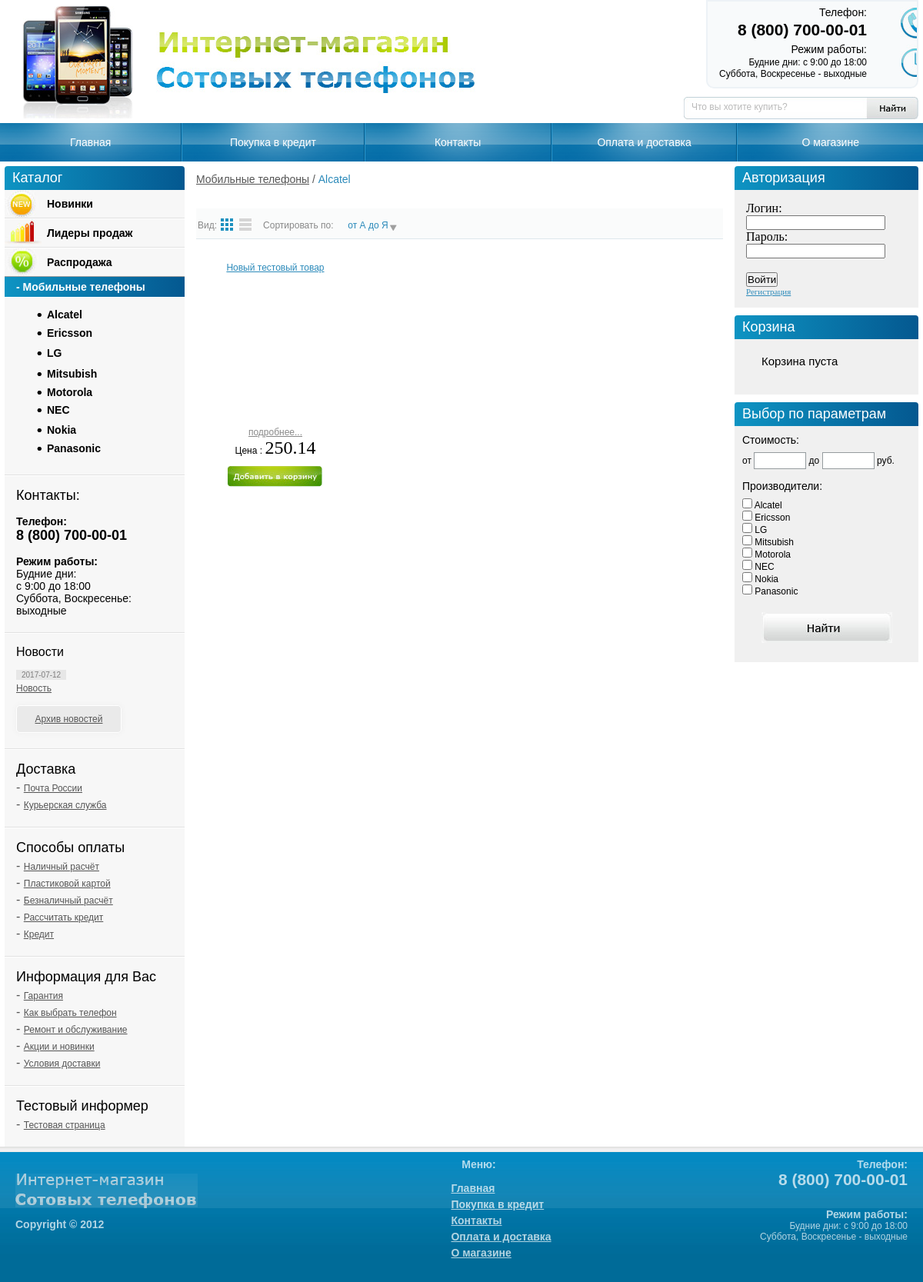
Page /?view=cat&category=1 on the committed database.
### tables this page shows
CREATE TABLE IF NOT EXISTS `pages` (
  `pages_id` tinyint(3) unsigned NOT NULL AUTO_INCREMENT,
  `title` varchar(255) NOT NULL,
  `keywords` varchar(255) NOT NULL,
  `description` varchar(255) NOT NULL,
  `position` tinyint(3) unsigned NOT NULL DEFAULT '0',
  `text` text NOT NULL,
  PRIMARY KEY (`pages_id`)
);

CREATE TABLE IF NOT EXISTS `news` (
  `news_id` int(10) unsigned NOT NULL AUTO_INCREMENT,
  `title` varchar(255) NOT NULL,
  `keywords` varchar(255) NOT NULL,
  `description` varchar(255) NOT NULL,
  `anons` text NOT NULL,
  `text` text NOT NULL,
  `date` date NOT NULL,
  PRIMARY KEY (`news_id`)
);

### controller/controller.php (called while the page is built, shortened)
<?php
$cat = catalog();
$informers = informer();
$pages = pages();
$news = get_title_news();
require_once TEMPLATE.'index.php';

### index.php (called while the page is built, shortened)
<?php
require_once CONTROLLER;

### model/model.php (called while the page is built, shortened)
<?php
 function catalog(){
    $query = "SELECT * FROM brands ORDER BY parent_id, brand_name";
    $res = mysql_query($query) or die(mysql_query());
    $cat = array();
    while($row = mysql_fetch_assoc($res)){
        if(!$row['parent_id']){
            $cat[$row['brand_id']][] = $row['brand_name'];
        }else{
            $cat[$row['parent_id']]['sub'][$row['brand_id']] = $row['brand_name'];
        }
    }
    return $cat;
 }
function pages(){
    $query = "SELECT pages_id, title FROM pages ORDER BY position";
    $res = mysql_query($query) or die (mysql_error());
    $pages = array();
    while($row = mysql_fetch_assoc($res)){
        $pages[] = $row;
    }
    return $pages;
}
function get_title_news(){
    $query = "SELECT news_id, title, date FROM news ORDER BY date DESC LIMIT 2";
    $res = mysql_query($query) or die(mysql_error());
    $news = array();
    while($row = mysql_fetch_assoc($res)){
        $news[] = $row;
    }
    return $news;
}
function informer(){
    $query = "SELECT * FROM links
                INNER JOIN informers ON
                links.parent_informer = informers.informer_id
                ORDER BY informer_position, links_position";
    $res = mysql_query($query) or die (mysql_query());
    $informers = array();
    $name = '';
    while($row = mysql_fetch_assoc($res)){
        if($row['informer_name'] != $name){
            $informers[$row['informer_id']][] = $row['informer_name'];
            $name = $row['informer_name'];
        }
        $informers[$row['parent_informer']]['sub'][$row['link_id']] = $row['link_name'];
    }
    return $informers;
}

### views/ishop/inc/leftbar.php (the view, shortened to what this page needs)
 <div id="left-bar">
     <div class="left-bar-cont">
<h2><span>Каталог</span></h2>
<h3 class="nav-new"><a href="?view=new">Новинки</a></h3>
<h3 class="nav-lider"><a href="?view=hits">Лидеры продаж</a></h3>
<h3 class="nav-sale"><a href="?view=sale">Распродажа</a></h3>
         <h4><span>- Мобильные телефоны</span></h4>
<ul class="nav-catalog" id="accordion">
             <?php foreach($cat as $key => $item): ?>
                 <?php if(count($item) > 1): ?>
                 <h3><li><a href="#"><?=$item[0]?></a></li></h3>
                 <?php elseif($item[0]):  ?>
                     <li><a href="?view=cat&category=<?=$key?>"><?=$item[0]?></a></li>
                 <?php endif; ?>
             <?php endforeach; ?>
</ul>
         <div class="bar-contact">
	<h3>Контакты:</h3>
	<p><strong>Телефон:</strong><br />
	<span>8 (800) 700-00-01</span></p>
	<p><strong>Режим работы:</strong><br />
	Будние дни: <br />
	с 9:00 до 18:00<br />
	Суббота, Воскресенье:<br />
	выходные</p>
</div>
         <div class="news">
	<h3>Новости</h3>
             <?php if($news): ?>
                 <?php foreach($news as $item): ?>
                     <p>
		       <span><?=$item['date']?></span>
		           <a href="?view=news&amp;news_id=<?=$item['news_id']?>"><?=$item['title']?></a>
	        </p>
                 <?php endforeach ?>
                 <a href="?view=archive" class="news-arh">Архив новостей</a>
             <?php else: ?>
             <p>Новостей пока нет</p>
             <?php endif;?>
</div>
         <?php foreach($informers as $informer): ?>
         <div class="info">
             <h3><?=$informer[0]?></h3>
             <?php foreach($informer['sub'] as $key => $sub): ?>
                 <p>- <a href="?view=informer&informer_id=<?=$key?>"><?=$sub?></a></p>
             <?php endforeach ?>
         </div>
         <?php endforeach; ?>
     </div>
 </div>

### views/ishop/inc/header.php (shortened to what this page needs)
<!DOCTYPE html PUBLIC "-//W3C//DTD XHTML 1.0 Transitional//EN" "http://www.w3.org/TR/xhtml1/DTD/xhtml1-transitional.dtd">
<html xmlns="http://www.w3.org/1999/xhtml">
<head>
<link rel="stylesheet" type="text/css" href="./fancybox/jquery.fancybox-1.3.4.css" media="screen" />
<link rel="stylesheet" type="text/css" href="<?=TEMPLATE?>style.css" />
</head>
<body>
<div class="main">
	<div class="header">
    	<a href="/"><img class="logo" src="<?=TEMPLATE?>images/logo.jpg" alt="Интернет магазин сотовых телефонов" /></a>
        <img class="slogan" src="<?=TEMPLATE?>images/slogan.jpg" alt="Интернет магазин сотовых телефонов" />
        <div class="head-contact">
        	<p><strong>Телефон:</strong><br />
<span>8 (800) 700-00-01</span></p>
            <p><strong>Режим работы:</strong><br />
Будние дни: с 9:00 до 18:00 <br />
Суббота, Воскресенье - выходные  </p>
        </div>
        <form method="get">
        <ul class="search-head">
        	<li>
            <input type="text" name="search" id="quickquery" placeholder="Что вы хотите купить?" />
</li>
            <li><input type="image" class="serch-btn" src="<?=TEMPLATE?>images/searc-btn.jpg" /></li>
        </ul>
        </form>
    </div>
    <ul class="menu">
    	<li><a href="<?=PATH?>">Главная</a></li>
        <?php if($pages): ?>
            <?php foreach($pages as $item): ?>
                <li><a href="?view=page&amp;page_id=<?=$item['pages_id']?>"><?=$item['title']?></a></li>
            <?php endforeach; ?>
        <?php endif; ?>
    </ul>

### views/ishop/inc/footer.php (shortened to what this page needs)
   <div class="footer">
		<div class="flogo">
			<a href="/"><img src="<?=TEMPLATE?>images/footer-logo.png" alt="Интернет магазин сотовых телефонов" /></a>
			<p>Сopyright © 2012</p>
		</div>
		<div class="fphone">
               <h2>Телефон:</h2>
               <h1>8 (800) 700-00-01</h1>
               <h2>Режим работы:</h2>
               <p>Будние дни: с 9:00 до 18:00<br />
               Суббота, Воскресенье - выходные </p>
		</div>
		<div class="fmenu">
			<p>Меню:</p>
			<ul>
			<li><a href="<?=PATH?>">Главная</a></li>
       <?php if($pages): ?>
           <?php foreach($pages as $item): ?>
               <li><a href="?view=page&amp;page_id=<?=$item['pages_id']?>"><?=$item['title']?></a></li>
           <?php endforeach; ?>
       <?php endif; ?>
			</ul>
		</div>
</div>

### rows in the picture
pages: title "Покупка в кредит"
pages: title "Контакты"
pages: title "Оплата и доставка"
pages: title "О магазине"
news: date "2017-07-12", title "Новость"

### other values in the picture
$brand_name[0]['brand_name'] "Alcatel"
$order "от А до Я"
$product['name'] "Новый тестовый товар"
$product['price'] "250.14"
$item[0] "Alcatel"
$item[0] "Ericsson"
$item[0] "LG"
$item[0] "Mitsubish"
$item[0] "Motorola"
$item[0] "NEC"
$item[0] "Nokia"
$item[0] "Panasonic"
$informer[0] "Доставка"
$sub "Почта России"
$sub "Курьерская служба"
